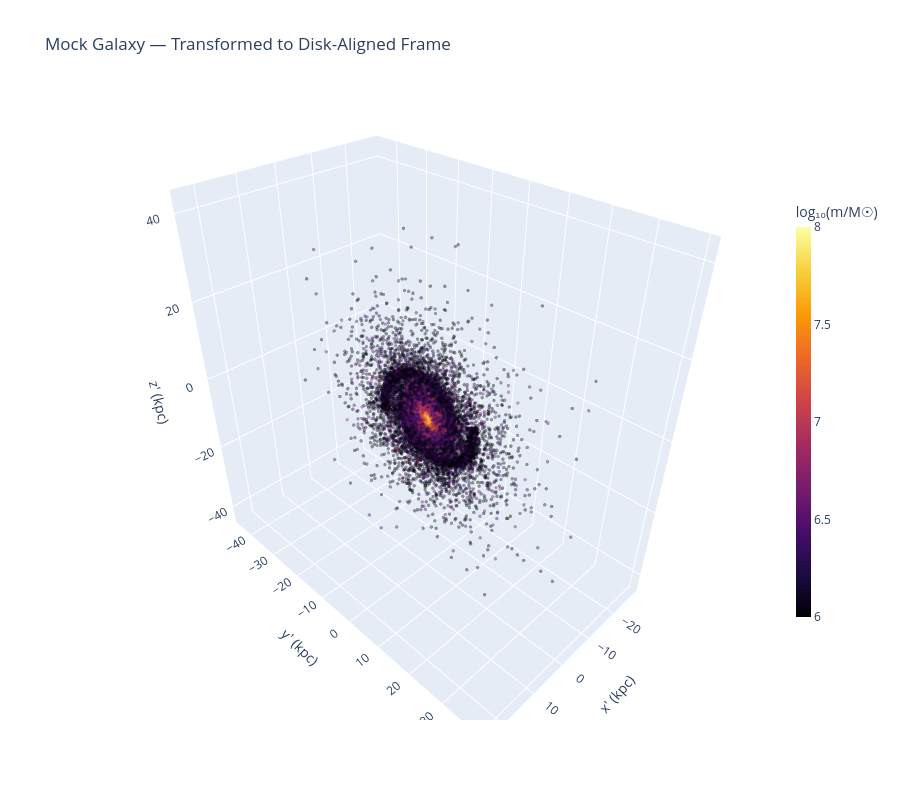

Source (notebook cell):
### Markdown cell above
---
## Part 7: Plot the Galaxy Face-On

Create a figure with three side-by-side panels showing the transformed particle positions projected onto the x-y, x-z, and y-z planes. Color the points by $\log_{10}(m / M_\odot)$ as in Part 2. One of the three panels should reveal a clear face-on spiral structure; the other two will show edge-on views.

Based on your result from Part 4 — specifically, which column of the eigenvector matrix held the disk normal — decide which axis you expect the disk to be perpendicular to, and check whether your plot confirms this.

### Code cell
# Three-panel figure: x-y, x-z, and y-z projections of the transformed positions, colored by log10(mass)
import matplotlib.pyplot as plt
import numpy as np

log_m = np.log10(masses)

fig = plt.figure()
ax = fig.add_subplot(111, projection='3d')

# Random data
x_new = np.random.standard_normal(100)
y_new = np.random.standard_normal(100)
z_new = np.random.standard_normal(100)

im1 = axes[0].scatter(transformed_positions[:, 0], transformed_positions[:, 1], c=log_m, marker='o')
im2 = axes[1].scatter(transformed_positions[:, 0], transformed_positions[:, 2], c=log_m, marker='o')
im3 = axes[2].scatter(transformed_positions[:, 1], transformed_positions[:, 2], c=log_m, marker='o')

ax.scatter(x_new, y_new, z_new, c=log_m, marker='o')

ax[0].set_xlabel('X-Y Label')
ax[1].set_ylabel('X-Z Label')
ax[2].set_zlabel('Z Label')

plt.show()

### Figure 1 — Plotly figure (JSON) as saved in the notebook; plotly's stock layout.template omitted (floating-point values rounded to 4 significant figures; data arrays with more than 128 entries replaced by an {"elided": "..."} marker saying what was removed)
{"data": [{"marker": {"cmax": 8, "cmin": 6, "color": {"elided": "23000 float values"}, "colorbar": {"len": 0.7, "thickness": 15, "title": {"text": "log₁₀(m/M☉)"}}, "colorscale": [[0, "#000004"], [0.1111, "#1b0c41"], [0.2222, "#4a0c6b"], [0.3333, "#781c6d"], [0.4444, "#a52c60"], [0.5556, "#cf4446"], [0.6667, "#ed6925"], [0.7778, "#fb9b06"], [0.8889, "#f7d13d"], [1, "#fcffa4"]], "opacity": 0.4, "showscale": true, "size": 2}, "mode": "markers", "type": "scatter3d", "x": {"elided": "23000 float values"}, "y": {"elided": "23000 float values"}, "z": {"elided": "23000 float values"}}], "layout": {"height": 800, "scene": {"xaxis": {"title": {"text": "x' (kpc)"}}, "yaxis": {"title": {"text": "y' (kpc)"}}, "zaxis": {"title": {"text": "z' (kpc)"}}}, "title": {"text": "Mock Galaxy — Transformed to Disk-Aligned Frame"}, "width": 900}}
